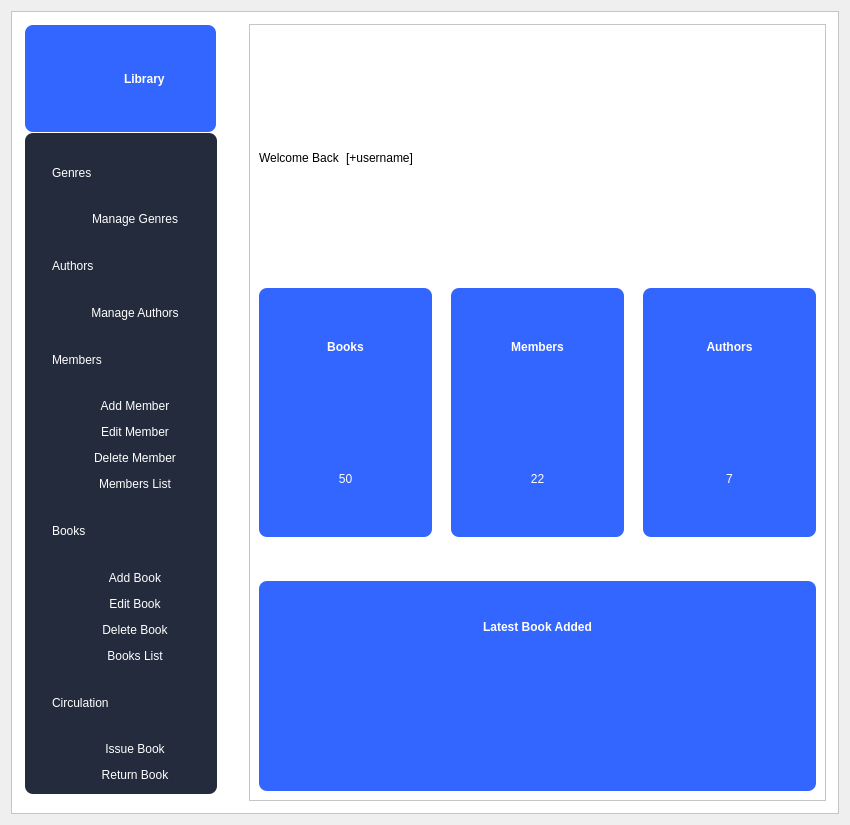
<?xml version="1.0" encoding="UTF-8"?>
<ui version="4.0">
 <class>digitalLibrary</class>
 <widget class="QDialog" name="digitalLibrary">
  <property name="geometry">
   <rect>
    <x>0</x>
    <y>0</y>
    <width>850</width>
    <height>825</height>
   </rect>
  </property>
  <property name="windowTitle">
   <string>Dialog</string>
  </property>
  <layout class="QVBoxLayout" name="verticalLayout_10">
   <item>
    <widget class="QFrame" name="frame_4">
     <property name="styleSheet">
      <string notr="true">background-color: rgb(255, 255, 255);</string>
     </property>
     <property name="frameShape">
      <enum>QFrame::StyledPanel</enum>
     </property>
     <property name="frameShadow">
      <enum>QFrame::Raised</enum>
     </property>
     <widget class="QFrame" name="frame_3">
      <property name="geometry">
       <rect>
        <x>238</x>
        <y>13</y>
        <width>577</width>
        <height>777</height>
       </rect>
      </property>
      <property name="styleSheet">
       <string notr="true">background-color: rgb(255, 255, 255);
</string>
      </property>
      <property name="frameShape">
       <enum>QFrame::StyledPanel</enum>
      </property>
      <property name="frameShadow">
       <enum>QFrame::Raised</enum>
      </property>
      <layout class="QVBoxLayout" name="verticalLayout_3">
       <item>
        <layout class="QHBoxLayout" name="horizontalLayout_23">
         <item>
          <layout class="QHBoxLayout" name="horizontalLayout_22">
           <item>
            <widget class="QLabel" name="label">
             <property name="styleSheet">
              <string notr="true">color: rgb(0, 0, 0);
font: 10pt &quot;Comic Sans MS&quot;;</string>
             </property>
             <property name="text">
              <string>Welcome Back</string>
             </property>
            </widget>
           </item>
           <item>
            <widget class="QLabel" name="username">
             <property name="styleSheet">
              <string notr="true">color: rgb(0, 0, 0);
font: 10pt &quot;Comic Sans MS&quot;;</string>
             </property>
             <property name="text">
              <string>[+username]</string>
             </property>
            </widget>
           </item>
          </layout>
         </item>
         <item>
          <spacer name="horizontalSpacer">
           <property name="orientation">
            <enum>Qt::Horizontal</enum>
           </property>
           <property name="sizeHint" stdset="0">
            <size>
             <width>138</width>
             <height>20</height>
            </size>
           </property>
          </spacer>
         </item>
        </layout>
       </item>
       <item>
        <layout class="QHBoxLayout" name="horizontalLayout_21">
         <item>
          <widget class="QFrame" name="frame_9">
           <property name="styleSheet">
            <string notr="true">background-color: #3366FF;
border-radius: 8px;</string>
           </property>
           <property name="frameShape">
            <enum>QFrame::StyledPanel</enum>
           </property>
           <property name="frameShadow">
            <enum>QFrame::Raised</enum>
           </property>
           <layout class="QVBoxLayout" name="verticalLayout_12">
            <item>
             <layout class="QVBoxLayout" name="verticalLayout_13">
              <item>
               <widget class="QLabel" name="label_24">
                <property name="styleSheet">
                 <string notr="true">font: 63 18pt &quot;Comic Sans MS&quot;;
color: rgb(255, 255, 255);
font-weight: bold;</string>
                </property>
                <property name="text">
                 <string>Books</string>
                </property>
                <property name="alignment">
                 <set>Qt::AlignCenter</set>
                </property>
               </widget>
              </item>
              <item>
               <spacer name="verticalSpacer_10">
                <property name="orientation">
                 <enum>Qt::Vertical</enum>
                </property>
                <property name="sizeType">
                 <enum>QSizePolicy::Fixed</enum>
                </property>
                <property name="sizeHint" stdset="0">
                 <size>
                  <width>20</width>
                  <height>28</height>
                 </size>
                </property>
               </spacer>
              </item>
              <item>
               <widget class="QLabel" name="bookNum">
                <property name="styleSheet">
                 <string notr="true">color: rgb(255, 255, 255);
font: 63 24pt &quot;Comic Sans MS&quot;;
</string>
                </property>
                <property name="text">
                 <string>50</string>
                </property>
                <property name="alignment">
                 <set>Qt::AlignCenter</set>
                </property>
               </widget>
              </item>
             </layout>
            </item>
           </layout>
          </widget>
         </item>
         <item>
          <spacer name="horizontalSpacer_19">
           <property name="orientation">
            <enum>Qt::Horizontal</enum>
           </property>
           <property name="sizeType">
            <enum>QSizePolicy::Fixed</enum>
           </property>
           <property name="sizeHint" stdset="0">
            <size>
             <width>13</width>
             <height>20</height>
            </size>
           </property>
          </spacer>
         </item>
         <item>
          <widget class="QFrame" name="frame_8">
           <property name="styleSheet">
            <string notr="true">background-color: #3366FF;
border-radius: 8px;</string>
           </property>
           <property name="frameShape">
            <enum>QFrame::StyledPanel</enum>
           </property>
           <property name="frameShadow">
            <enum>QFrame::Raised</enum>
           </property>
           <layout class="QVBoxLayout" name="verticalLayout_9">
            <item>
             <layout class="QVBoxLayout" name="verticalLayout_8">
              <item>
               <widget class="QLabel" name="label_20">
                <property name="styleSheet">
                 <string notr="true">font: 63 18pt &quot;Comic Sans MS&quot;;
color: rgb(255, 255, 255);
font-weight: bold;</string>
                </property>
                <property name="text">
                 <string>Members</string>
                </property>
                <property name="alignment">
                 <set>Qt::AlignCenter</set>
                </property>
               </widget>
              </item>
              <item>
               <spacer name="verticalSpacer_8">
                <property name="orientation">
                 <enum>Qt::Vertical</enum>
                </property>
                <property name="sizeType">
                 <enum>QSizePolicy::Fixed</enum>
                </property>
                <property name="sizeHint" stdset="0">
                 <size>
                  <width>20</width>
                  <height>28</height>
                 </size>
                </property>
               </spacer>
              </item>
              <item>
               <widget class="QLabel" name="memberNum">
                <property name="styleSheet">
                 <string notr="true">color: rgb(255, 255, 255);
font: 63 24pt &quot;Comic Sans MS&quot;;
</string>
                </property>
                <property name="text">
                 <string>22</string>
                </property>
                <property name="alignment">
                 <set>Qt::AlignCenter</set>
                </property>
               </widget>
              </item>
             </layout>
            </item>
           </layout>
          </widget>
         </item>
         <item>
          <spacer name="horizontalSpacer_21">
           <property name="orientation">
            <enum>Qt::Horizontal</enum>
           </property>
           <property name="sizeType">
            <enum>QSizePolicy::Fixed</enum>
           </property>
           <property name="sizeHint" stdset="0">
            <size>
             <width>13</width>
             <height>20</height>
            </size>
           </property>
          </spacer>
         </item>
         <item>
          <widget class="QFrame" name="frame_6">
           <property name="styleSheet">
            <string notr="true">background-color: #3366FF;
border-radius: 8px;</string>
           </property>
           <property name="frameShape">
            <enum>QFrame::StyledPanel</enum>
           </property>
           <property name="frameShadow">
            <enum>QFrame::Raised</enum>
           </property>
           <layout class="QHBoxLayout" name="horizontalLayout_20">
            <item>
             <layout class="QVBoxLayout" name="verticalLayout_7">
              <item>
               <widget class="QLabel" name="label_13">
                <property name="styleSheet">
                 <string notr="true">font: 63 18pt &quot;Comic Sans MS&quot;;
color: rgb(255, 255, 255);
font-weight: bold;</string>
                </property>
                <property name="text">
                 <string>Authors</string>
                </property>
                <property name="alignment">
                 <set>Qt::AlignCenter</set>
                </property>
               </widget>
              </item>
              <item>
               <spacer name="verticalSpacer_7">
                <property name="orientation">
                 <enum>Qt::Vertical</enum>
                </property>
                <property name="sizeType">
                 <enum>QSizePolicy::Fixed</enum>
                </property>
                <property name="sizeHint" stdset="0">
                 <size>
                  <width>20</width>
                  <height>28</height>
                 </size>
                </property>
               </spacer>
              </item>
              <item>
               <widget class="QLabel" name="authorNum">
                <property name="styleSheet">
                 <string notr="true">color: rgb(255, 255, 255);
font: 63 24pt &quot;Comic Sans MS&quot;;
</string>
                </property>
                <property name="text">
                 <string>7</string>
                </property>
                <property name="alignment">
                 <set>Qt::AlignCenter</set>
                </property>
               </widget>
              </item>
             </layout>
            </item>
           </layout>
          </widget>
         </item>
        </layout>
       </item>
       <item>
        <layout class="QVBoxLayout" name="verticalLayout_4">
         <item>
          <spacer name="verticalSpacer_3">
           <property name="orientation">
            <enum>Qt::Vertical</enum>
           </property>
           <property name="sizeType">
            <enum>QSizePolicy::Fixed</enum>
           </property>
           <property name="sizeHint" stdset="0">
            <size>
             <width>20</width>
             <height>38</height>
            </size>
           </property>
          </spacer>
         </item>
         <item>
          <widget class="QFrame" name="frame_7">
           <property name="styleSheet">
            <string notr="true">background-color: #3366FF;
border-radius: 8px;</string>
           </property>
           <property name="frameShape">
            <enum>QFrame::StyledPanel</enum>
           </property>
           <property name="frameShadow">
            <enum>QFrame::Raised</enum>
           </property>
           <layout class="QVBoxLayout" name="verticalLayout_5">
            <item>
             <widget class="QLabel" name="label_15">
              <property name="styleSheet">
               <string notr="true">font: 63 18pt &quot;Comic Sans MS&quot;;
color: rgb(255, 255, 255);
font-weight: bold;</string>
              </property>
              <property name="text">
               <string>Latest Book Added</string>
              </property>
              <property name="alignment">
               <set>Qt::AlignCenter</set>
              </property>
             </widget>
            </item>
            <item>
             <spacer name="verticalSpacer_6">
              <property name="orientation">
               <enum>Qt::Vertical</enum>
              </property>
              <property name="sizeType">
               <enum>QSizePolicy::Fixed</enum>
              </property>
              <property name="sizeHint" stdset="0">
               <size>
                <width>20</width>
                <height>38</height>
               </size>
              </property>
             </spacer>
            </item>
            <item>
             <layout class="QHBoxLayout" name="horizontalLayout_2">
              <item>
               <widget class="QLabel" name="cover_1">
                <property name="text">
                 <string/>
                </property>
               </widget>
              </item>
              <item>
               <widget class="QLabel" name="cover_2">
                <property name="text">
                 <string/>
                </property>
               </widget>
              </item>
              <item>
               <widget class="QLabel" name="cover_3">
                <property name="text">
                 <string/>
                </property>
               </widget>
              </item>
              <item>
               <widget class="QLabel" name="cover_4">
                <property name="text">
                 <string/>
                </property>
               </widget>
              </item>
             </layout>
            </item>
           </layout>
          </widget>
         </item>
        </layout>
       </item>
      </layout>
     </widget>
     <widget class="QFrame" name="frame">
      <property name="geometry">
       <rect>
        <x>14</x>
        <y>122</y>
        <width>192</width>
        <height>661</height>
       </rect>
      </property>
      <property name="styleSheet">
       <string notr="true">background-color: #242b3c;
border-radius:8px</string>
      </property>
      <property name="frameShape">
       <enum>QFrame::StyledPanel</enum>
      </property>
      <property name="frameShadow">
       <enum>QFrame::Raised</enum>
      </property>
      <layout class="QVBoxLayout" name="verticalLayout">
       <item>
        <layout class="QHBoxLayout" name="horizontalLayout_3">
         <item>
          <spacer name="horizontalSpacer_2">
           <property name="orientation">
            <enum>Qt::Horizontal</enum>
           </property>
           <property name="sizeType">
            <enum>QSizePolicy::Fixed</enum>
           </property>
           <property name="sizeHint" stdset="0">
            <size>
             <width>18</width>
             <height>20</height>
            </size>
           </property>
          </spacer>
         </item>
         <item>
          <widget class="QLabel" name="label_5">
           <property name="styleSheet">
            <string notr="true">font: 63 12pt &quot;Comic Sans MS&quot;;
color: rgb(255, 255, 255);</string>
           </property>
           <property name="text">
            <string>Genres</string>
           </property>
          </widget>
         </item>
        </layout>
       </item>
       <item>
        <layout class="QHBoxLayout" name="horizontalLayout_5">
         <item>
          <spacer name="horizontalSpacer_3">
           <property name="orientation">
            <enum>Qt::Horizontal</enum>
           </property>
           <property name="sizeType">
            <enum>QSizePolicy::Fixed</enum>
           </property>
           <property name="sizeHint" stdset="0">
            <size>
             <width>28</width>
             <height>20</height>
            </size>
           </property>
          </spacer>
         </item>
         <item>
          <widget class="QPushButton" name="manageGenre">
           <property name="styleSheet">
            <string notr="true">QPushButton{
font: 63 9pt &quot;Comic Sans MS&quot;;
color: rgb(255, 255, 255);
padding : 0 8px;
background: #242b3c;
}
QPushButton:hover:!pressed
{
background:#4f85e2;
border-radius:5px;
}</string>
           </property>
           <property name="text">
            <string>Manage Genres</string>
           </property>
           <property name="autoDefault">
            <bool>false</bool>
           </property>
           <property name="default">
            <bool>false</bool>
           </property>
           <property name="flat">
            <bool>true</bool>
           </property>
          </widget>
         </item>
        </layout>
       </item>
       <item>
        <layout class="QHBoxLayout" name="horizontalLayout_4">
         <item>
          <spacer name="horizontalSpacer_18">
           <property name="orientation">
            <enum>Qt::Horizontal</enum>
           </property>
           <property name="sizeType">
            <enum>QSizePolicy::Fixed</enum>
           </property>
           <property name="sizeHint" stdset="0">
            <size>
             <width>18</width>
             <height>20</height>
            </size>
           </property>
          </spacer>
         </item>
         <item>
          <widget class="QLabel" name="label_6">
           <property name="styleSheet">
            <string notr="true">font: 63 12pt &quot;Comic Sans MS&quot;;
color: rgb(255, 255, 255);</string>
           </property>
           <property name="text">
            <string>Authors</string>
           </property>
          </widget>
         </item>
        </layout>
       </item>
       <item>
        <layout class="QHBoxLayout" name="horizontalLayout_6">
         <item>
          <spacer name="horizontalSpacer_4">
           <property name="orientation">
            <enum>Qt::Horizontal</enum>
           </property>
           <property name="sizeType">
            <enum>QSizePolicy::Fixed</enum>
           </property>
           <property name="sizeHint" stdset="0">
            <size>
             <width>28</width>
             <height>20</height>
            </size>
           </property>
          </spacer>
         </item>
         <item>
          <widget class="QPushButton" name="manageAuthorButton">
           <property name="styleSheet">
            <string notr="true">QPushButton{
font: 63 9pt &quot;Comic Sans MS&quot;;
color: rgb(255, 255, 255);
padding : 0 8px;
background: #242b3c;
}
QPushButton:hover:!pressed
{
background:#4f85e2;
border-radius:5px;
}</string>
           </property>
           <property name="text">
            <string>Manage Authors</string>
           </property>
           <property name="autoDefault">
            <bool>false</bool>
           </property>
           <property name="default">
            <bool>false</bool>
           </property>
           <property name="flat">
            <bool>true</bool>
           </property>
          </widget>
         </item>
        </layout>
       </item>
       <item>
        <layout class="QHBoxLayout" name="horizontalLayout_17">
         <item>
          <spacer name="horizontalSpacer_16">
           <property name="orientation">
            <enum>Qt::Horizontal</enum>
           </property>
           <property name="sizeType">
            <enum>QSizePolicy::Fixed</enum>
           </property>
           <property name="sizeHint" stdset="0">
            <size>
             <width>18</width>
             <height>20</height>
            </size>
           </property>
          </spacer>
         </item>
         <item>
          <widget class="QLabel" name="label_7">
           <property name="styleSheet">
            <string notr="true">font: 63 12pt &quot;Comic Sans MS&quot;;
color: rgb(255, 255, 255);</string>
           </property>
           <property name="text">
            <string>Members</string>
           </property>
          </widget>
         </item>
        </layout>
       </item>
       <item>
        <layout class="QHBoxLayout" name="horizontalLayout_7">
         <item>
          <spacer name="horizontalSpacer_5">
           <property name="orientation">
            <enum>Qt::Horizontal</enum>
           </property>
           <property name="sizeType">
            <enum>QSizePolicy::Fixed</enum>
           </property>
           <property name="sizeHint" stdset="0">
            <size>
             <width>28</width>
             <height>20</height>
            </size>
           </property>
          </spacer>
         </item>
         <item>
          <widget class="QPushButton" name="addMemberBtn">
           <property name="styleSheet">
            <string notr="true">QPushButton{
font: 63 9pt &quot;Comic Sans MS&quot;;
color: rgb(255, 255, 255);
padding : 0 8px;
background: #242b3c;
}
QPushButton:hover:!pressed
{
background:#4f85e2;
border-radius:5px;
}</string>
           </property>
           <property name="text">
            <string>Add Member</string>
           </property>
           <property name="autoDefault">
            <bool>false</bool>
           </property>
           <property name="default">
            <bool>false</bool>
           </property>
           <property name="flat">
            <bool>true</bool>
           </property>
          </widget>
         </item>
        </layout>
       </item>
       <item>
        <layout class="QHBoxLayout" name="horizontalLayout_8">
         <item>
          <spacer name="horizontalSpacer_6">
           <property name="orientation">
            <enum>Qt::Horizontal</enum>
           </property>
           <property name="sizeType">
            <enum>QSizePolicy::Fixed</enum>
           </property>
           <property name="sizeHint" stdset="0">
            <size>
             <width>28</width>
             <height>20</height>
            </size>
           </property>
          </spacer>
         </item>
         <item>
          <widget class="QPushButton" name="editMemberBtn">
           <property name="styleSheet">
            <string notr="true">QPushButton{
font: 63 9pt &quot;Comic Sans MS&quot;;
color: rgb(255, 255, 255);
padding : 0 8px;
background: #242b3c;
}
QPushButton:hover:!pressed
{
background:#4f85e2;
border-radius:5px;
}</string>
           </property>
           <property name="text">
            <string>Edit Member</string>
           </property>
           <property name="autoDefault">
            <bool>false</bool>
           </property>
           <property name="default">
            <bool>false</bool>
           </property>
           <property name="flat">
            <bool>true</bool>
           </property>
          </widget>
         </item>
        </layout>
       </item>
       <item>
        <layout class="QHBoxLayout" name="horizontalLayout_9">
         <item>
          <spacer name="horizontalSpacer_7">
           <property name="orientation">
            <enum>Qt::Horizontal</enum>
           </property>
           <property name="sizeType">
            <enum>QSizePolicy::Fixed</enum>
           </property>
           <property name="sizeHint" stdset="0">
            <size>
             <width>28</width>
             <height>20</height>
            </size>
           </property>
          </spacer>
         </item>
         <item>
          <widget class="QPushButton" name="deleteMemberBtn">
           <property name="styleSheet">
            <string notr="true">QPushButton{
font: 63 9pt &quot;Comic Sans MS&quot;;
color: rgb(255, 255, 255);
padding : 0 8px;
background: #242b3c;
}
QPushButton:hover:!pressed
{
background:#4f85e2;
border-radius:5px;
}</string>
           </property>
           <property name="text">
            <string>Delete Member</string>
           </property>
           <property name="autoDefault">
            <bool>false</bool>
           </property>
           <property name="default">
            <bool>false</bool>
           </property>
           <property name="flat">
            <bool>true</bool>
           </property>
          </widget>
         </item>
        </layout>
       </item>
       <item>
        <layout class="QHBoxLayout" name="horizontalLayout_10">
         <item>
          <spacer name="horizontalSpacer_8">
           <property name="orientation">
            <enum>Qt::Horizontal</enum>
           </property>
           <property name="sizeType">
            <enum>QSizePolicy::Fixed</enum>
           </property>
           <property name="sizeHint" stdset="0">
            <size>
             <width>28</width>
             <height>20</height>
            </size>
           </property>
          </spacer>
         </item>
         <item>
          <widget class="QPushButton" name="membersListBtn">
           <property name="styleSheet">
            <string notr="true">QPushButton{
font: 63 9pt &quot;Comic Sans MS&quot;;
color: rgb(255, 255, 255);
padding : 0 8px;
background: #242b3c;
}
QPushButton:hover:!pressed
{
background:#4f85e2;
border-radius:5px;
}</string>
           </property>
           <property name="text">
            <string>Members List</string>
           </property>
           <property name="autoDefault">
            <bool>false</bool>
           </property>
           <property name="default">
            <bool>false</bool>
           </property>
           <property name="flat">
            <bool>true</bool>
           </property>
          </widget>
         </item>
        </layout>
       </item>
       <item>
        <layout class="QHBoxLayout" name="horizontalLayout_18">
         <item>
          <spacer name="horizontalSpacer_11">
           <property name="orientation">
            <enum>Qt::Horizontal</enum>
           </property>
           <property name="sizeType">
            <enum>QSizePolicy::Fixed</enum>
           </property>
           <property name="sizeHint" stdset="0">
            <size>
             <width>18</width>
             <height>20</height>
            </size>
           </property>
          </spacer>
         </item>
         <item>
          <widget class="QLabel" name="label_8">
           <property name="styleSheet">
            <string notr="true">font: 63 12pt &quot;Comic Sans MS&quot;;
color: rgb(255, 255, 255);</string>
           </property>
           <property name="text">
            <string>Books</string>
           </property>
          </widget>
         </item>
        </layout>
       </item>
       <item>
        <layout class="QHBoxLayout" name="horizontalLayout_11">
         <item>
          <spacer name="horizontalSpacer_9">
           <property name="orientation">
            <enum>Qt::Horizontal</enum>
           </property>
           <property name="sizeType">
            <enum>QSizePolicy::Fixed</enum>
           </property>
           <property name="sizeHint" stdset="0">
            <size>
             <width>28</width>
             <height>20</height>
            </size>
           </property>
          </spacer>
         </item>
         <item>
          <widget class="QPushButton" name="addBookBtn">
           <property name="styleSheet">
            <string notr="true">QPushButton{
font: 63 9pt &quot;Comic Sans MS&quot;;
color: rgb(255, 255, 255);
padding : 0 8px;
background: #242b3c;
}
QPushButton:hover:!pressed
{
background:#4f85e2;
border-radius:5px;
}</string>
           </property>
           <property name="text">
            <string>Add Book</string>
           </property>
           <property name="autoDefault">
            <bool>false</bool>
           </property>
           <property name="default">
            <bool>false</bool>
           </property>
           <property name="flat">
            <bool>true</bool>
           </property>
          </widget>
         </item>
        </layout>
       </item>
       <item>
        <layout class="QHBoxLayout" name="horizontalLayout_12">
         <item>
          <spacer name="horizontalSpacer_10">
           <property name="orientation">
            <enum>Qt::Horizontal</enum>
           </property>
           <property name="sizeType">
            <enum>QSizePolicy::Fixed</enum>
           </property>
           <property name="sizeHint" stdset="0">
            <size>
             <width>28</width>
             <height>20</height>
            </size>
           </property>
          </spacer>
         </item>
         <item>
          <widget class="QPushButton" name="editBookBtn">
           <property name="styleSheet">
            <string notr="true">QPushButton{
font: 63 9pt &quot;Comic Sans MS&quot;;
color: rgb(255, 255, 255);
padding : 0 8px;
background: #242b3c;
}
QPushButton:hover:!pressed
{
background:#4f85e2;
border-radius:5px;
}</string>
           </property>
           <property name="text">
            <string>Edit Book</string>
           </property>
           <property name="autoDefault">
            <bool>false</bool>
           </property>
           <property name="default">
            <bool>false</bool>
           </property>
           <property name="flat">
            <bool>true</bool>
           </property>
          </widget>
         </item>
        </layout>
       </item>
       <item>
        <layout class="QHBoxLayout" name="horizontalLayout_13">
         <item>
          <spacer name="horizontalSpacer_12">
           <property name="orientation">
            <enum>Qt::Horizontal</enum>
           </property>
           <property name="sizeType">
            <enum>QSizePolicy::Fixed</enum>
           </property>
           <property name="sizeHint" stdset="0">
            <size>
             <width>28</width>
             <height>20</height>
            </size>
           </property>
          </spacer>
         </item>
         <item>
          <widget class="QPushButton" name="deleteBookBtn">
           <property name="styleSheet">
            <string notr="true">QPushButton{
font: 63 9pt &quot;Comic Sans MS&quot;;
color: rgb(255, 255, 255);
padding : 0 8px;
background: #242b3c;
}
QPushButton:hover:!pressed
{
background:#4f85e2;
border-radius:5px;
}</string>
           </property>
           <property name="text">
            <string>Delete Book</string>
           </property>
           <property name="autoDefault">
            <bool>false</bool>
           </property>
           <property name="default">
            <bool>false</bool>
           </property>
           <property name="flat">
            <bool>true</bool>
           </property>
          </widget>
         </item>
        </layout>
       </item>
       <item>
        <layout class="QHBoxLayout" name="horizontalLayout_14">
         <item>
          <spacer name="horizontalSpacer_13">
           <property name="orientation">
            <enum>Qt::Horizontal</enum>
           </property>
           <property name="sizeType">
            <enum>QSizePolicy::Fixed</enum>
           </property>
           <property name="sizeHint" stdset="0">
            <size>
             <width>28</width>
             <height>20</height>
            </size>
           </property>
          </spacer>
         </item>
         <item>
          <widget class="QPushButton" name="booksListBtn">
           <property name="styleSheet">
            <string notr="true">QPushButton{
font: 63 9pt &quot;Comic Sans MS&quot;;
color: rgb(255, 255, 255);
padding : 0 8px;
background: #242b3c;
}
QPushButton:hover:!pressed
{
background:#4f85e2;
border-radius:5px;
}</string>
           </property>
           <property name="text">
            <string>Books List</string>
           </property>
           <property name="autoDefault">
            <bool>false</bool>
           </property>
           <property name="default">
            <bool>false</bool>
           </property>
           <property name="flat">
            <bool>true</bool>
           </property>
          </widget>
         </item>
        </layout>
       </item>
       <item>
        <layout class="QHBoxLayout" name="horizontalLayout_19">
         <item>
          <spacer name="horizontalSpacer_17">
           <property name="orientation">
            <enum>Qt::Horizontal</enum>
           </property>
           <property name="sizeType">
            <enum>QSizePolicy::Fixed</enum>
           </property>
           <property name="sizeHint" stdset="0">
            <size>
             <width>18</width>
             <height>20</height>
            </size>
           </property>
          </spacer>
         </item>
         <item>
          <widget class="QLabel" name="label_9">
           <property name="styleSheet">
            <string notr="true">font: 63 12pt &quot;Comic Sans MS&quot;;
color: rgb(255, 255, 255);</string>
           </property>
           <property name="text">
            <string>Circulation</string>
           </property>
          </widget>
         </item>
        </layout>
       </item>
       <item>
        <layout class="QHBoxLayout" name="horizontalLayout_15">
         <item>
          <spacer name="horizontalSpacer_14">
           <property name="orientation">
            <enum>Qt::Horizontal</enum>
           </property>
           <property name="sizeType">
            <enum>QSizePolicy::Fixed</enum>
           </property>
           <property name="sizeHint" stdset="0">
            <size>
             <width>28</width>
             <height>20</height>
            </size>
           </property>
          </spacer>
         </item>
         <item>
          <widget class="QPushButton" name="issueBookBtn">
           <property name="styleSheet">
            <string notr="true">QPushButton{
font: 63 9pt &quot;Comic Sans MS&quot;;
color: rgb(255, 255, 255);
padding : 0 8px;
background: #242b3c;
}
QPushButton:hover:!pressed
{
background:#4f85e2;
border-radius:5px;
}</string>
           </property>
           <property name="text">
            <string>Issue Book</string>
           </property>
           <property name="autoDefault">
            <bool>false</bool>
           </property>
           <property name="default">
            <bool>false</bool>
           </property>
           <property name="flat">
            <bool>true</bool>
           </property>
          </widget>
         </item>
        </layout>
       </item>
       <item>
        <layout class="QHBoxLayout" name="horizontalLayout_16">
         <item>
          <spacer name="horizontalSpacer_15">
           <property name="orientation">
            <enum>Qt::Horizontal</enum>
           </property>
           <property name="sizeType">
            <enum>QSizePolicy::Fixed</enum>
           </property>
           <property name="sizeHint" stdset="0">
            <size>
             <width>28</width>
             <height>20</height>
            </size>
           </property>
          </spacer>
         </item>
         <item>
          <widget class="QPushButton" name="returnBookBtn">
           <property name="styleSheet">
            <string notr="true">QPushButton{
font: 63 9pt &quot;Comic Sans MS&quot;;
color: rgb(255, 255, 255);
padding : 0 8px;
background: #242b3c;
}
QPushButton:hover:!pressed
{
background:#4f85e2;
border-radius:5px;
}</string>
           </property>
           <property name="text">
            <string>Return Book</string>
           </property>
           <property name="autoDefault">
            <bool>false</bool>
           </property>
           <property name="default">
            <bool>false</bool>
           </property>
           <property name="flat">
            <bool>true</bool>
           </property>
          </widget>
         </item>
        </layout>
       </item>
      </layout>
     </widget>
     <widget class="QFrame" name="frame_2">
      <property name="geometry">
       <rect>
        <x>14</x>
        <y>14</y>
        <width>191</width>
        <height>107</height>
       </rect>
      </property>
      <property name="styleSheet">
       <string notr="true">background-color: #3366FF;
border-radius: 8px;</string>
      </property>
      <property name="frameShape">
       <enum>QFrame::StyledPanel</enum>
      </property>
      <property name="frameShadow">
       <enum>QFrame::Raised</enum>
      </property>
      <layout class="QVBoxLayout" name="verticalLayout_15">
       <item>
        <layout class="QHBoxLayout" name="horizontalLayout">
         <item>
          <widget class="QLabel" name="label_3">
           <property name="text">
            <string/>
           </property>
           <property name="pixmap">
            <pixmap resource="icons.qrc">:/logo.png</pixmap>
           </property>
          </widget>
         </item>
         <item>
          <layout class="QVBoxLayout" name="verticalLayout_2">
           <item>
            <spacer name="verticalSpacer_2">
             <property name="orientation">
              <enum>Qt::Vertical</enum>
             </property>
             <property name="sizeType">
              <enum>QSizePolicy::Fixed</enum>
             </property>
             <property name="sizeHint" stdset="0">
              <size>
               <width>20</width>
               <height>13</height>
              </size>
             </property>
            </spacer>
           </item>
           <item>
            <widget class="QLabel" name="label_4">
             <property name="styleSheet">
              <string notr="true">font: 63 18pt &quot;Comic Sans MS&quot;;
color: rgb(255, 255, 255);
font-weight: bold;</string>
             </property>
             <property name="text">
              <string>Library</string>
             </property>
            </widget>
           </item>
           <item>
            <spacer name="verticalSpacer">
             <property name="orientation">
              <enum>Qt::Vertical</enum>
             </property>
             <property name="sizeType">
              <enum>QSizePolicy::Fixed</enum>
             </property>
             <property name="sizeHint" stdset="0">
              <size>
               <width>20</width>
               <height>13</height>
              </size>
             </property>
            </spacer>
           </item>
          </layout>
         </item>
        </layout>
       </item>
      </layout>
     </widget>
    </widget>
   </item>
  </layout>
 </widget>
 <resources>
  <include location="icons.qrc"/>
 </resources>
 <connections/>
</ui>
